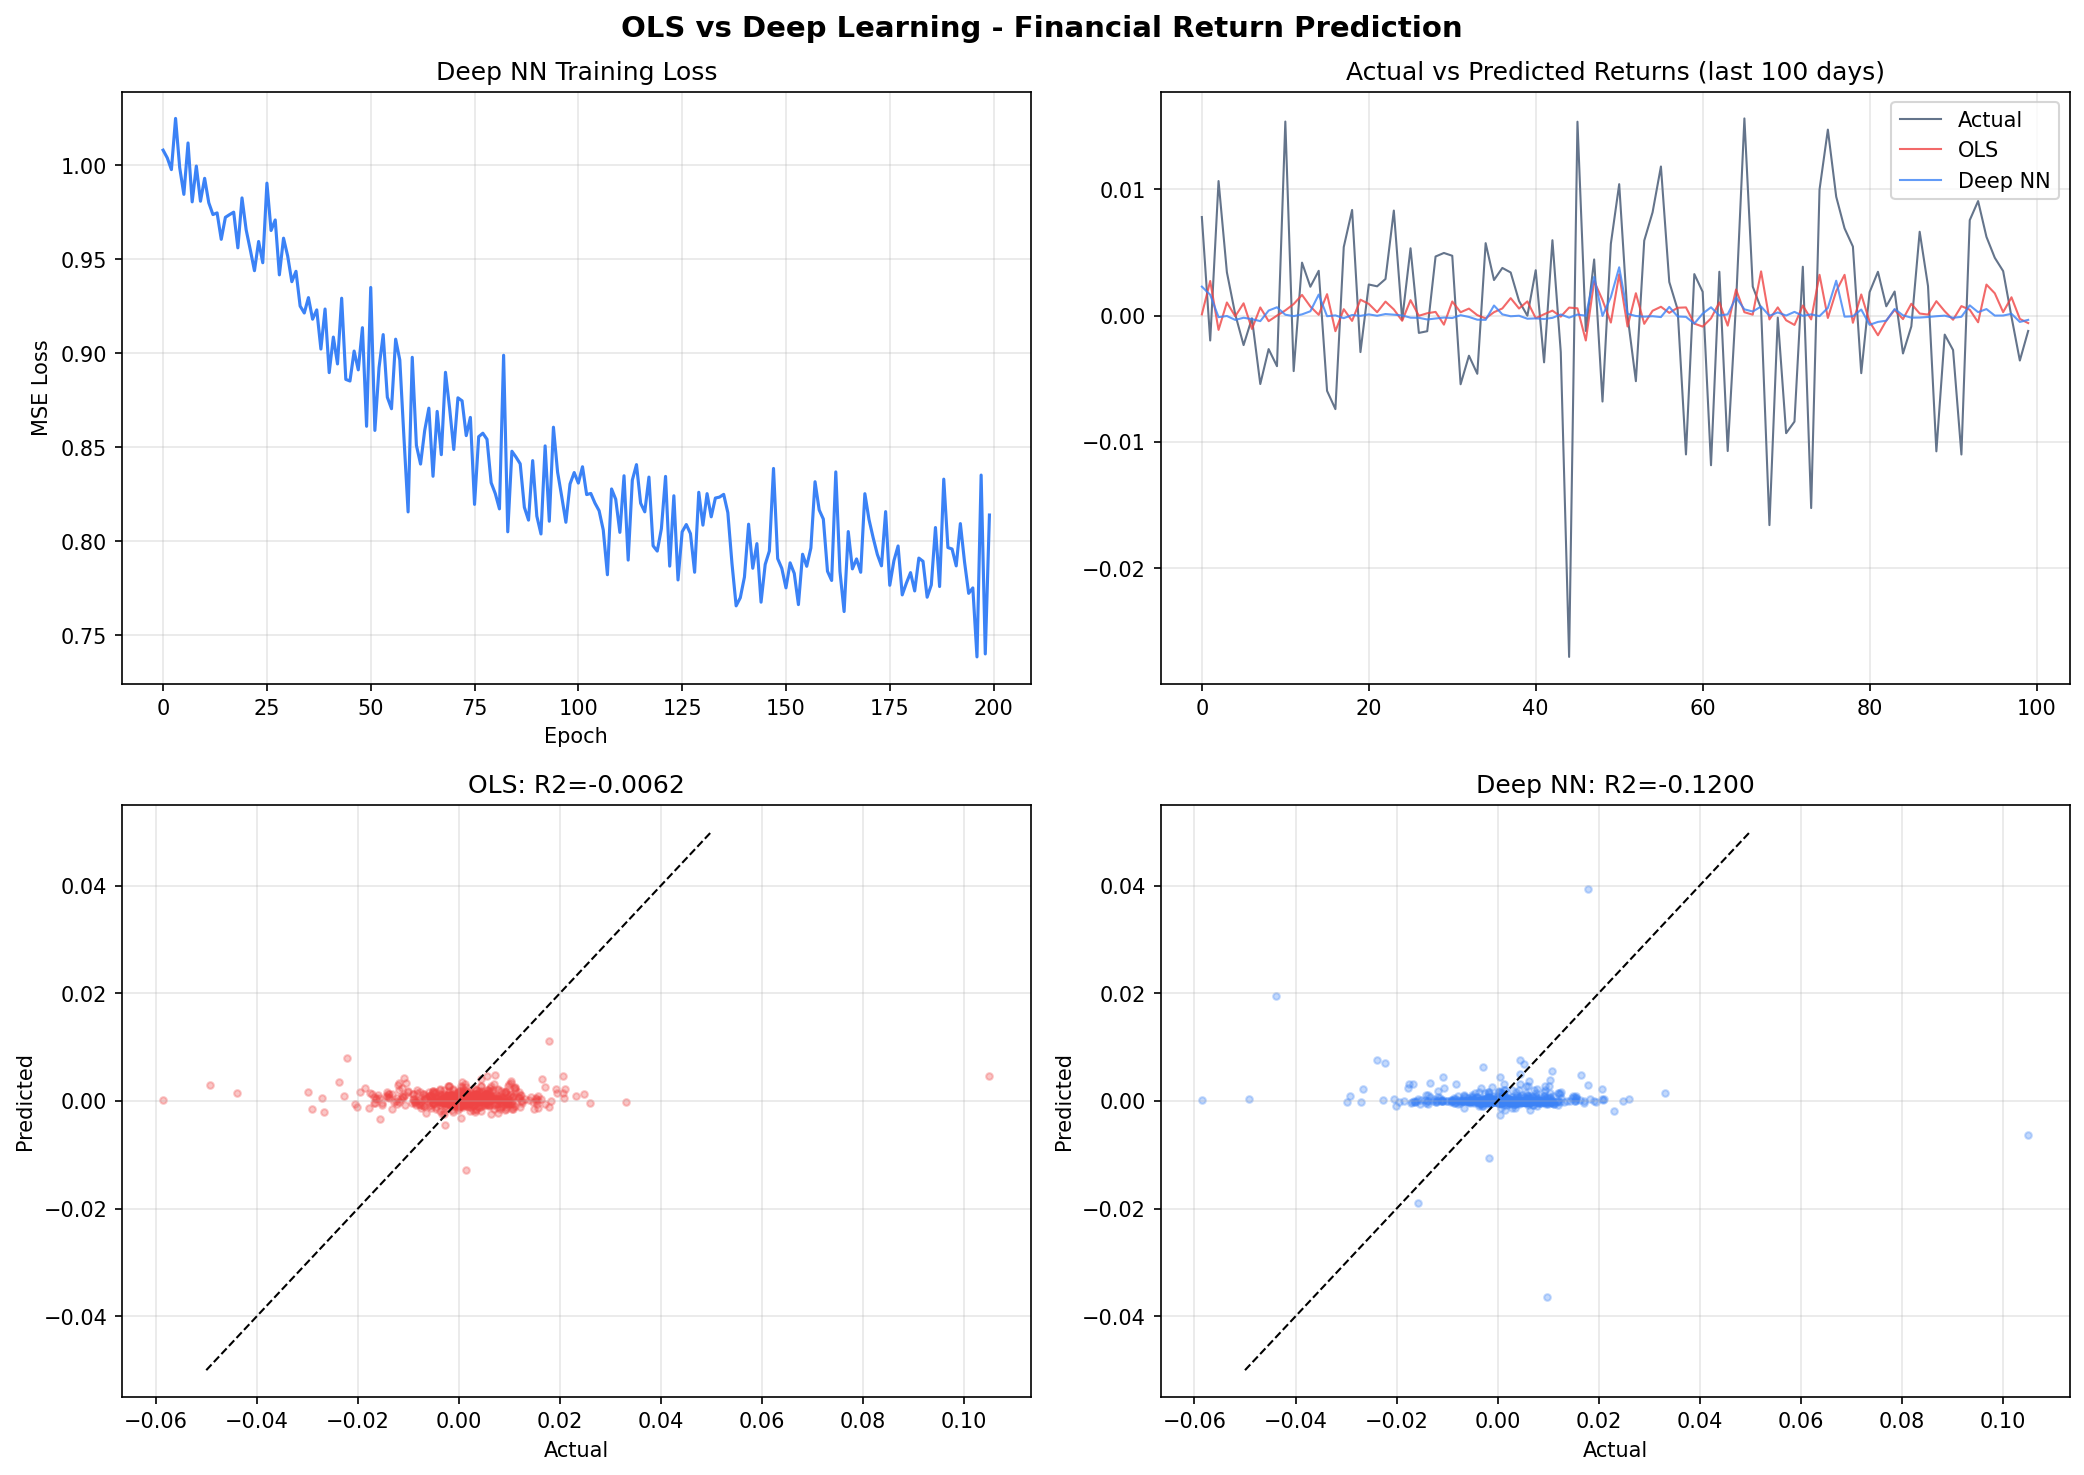

The script that saved this image:
"""
01. OLS vs Deep Learning - The Simplest Comparison
=====================================================
Goal: Show that a simple neural network with 1 layer and linear activation
      is mathematically equivalent to OLS regression.
      Then show how adding layers/nonlinearity improves prediction.

Key Takeaway:
  - OLS: y = X @ beta  (closed-form solution)
  - Neural Net (1 layer, linear): y = X @ W + b  (same thing, learned via gradient descent)
  - Neural Net (deep, nonlinear): y = f(f(f(X)))  (can capture nonlinear patterns)
"""

import numpy as np
import pandas as pd
import yfinance as yf
import matplotlib.pyplot as plt
from sklearn.linear_model import LinearRegression
from sklearn.preprocessing import StandardScaler
from sklearn.metrics import mean_squared_error, r2_score
import torch
import torch.nn as nn
from torch.utils.data import DataLoader, TensorDataset

# ============================================================
# 1. Download Data
# ============================================================
print("=" * 60)
print("Step 1: Downloading SPY data from Yahoo Finance")
print("=" * 60)

df = yf.download("SPY", start="2015-01-01", end="2025-12-31", auto_adjust=True)
df = df[["Close"]].copy()
df.columns = ["Close"]
df["Return"] = df["Close"].pct_change()
df.dropna(inplace=True)

# Create features: lagged returns (past 5 days predict next day return)
for i in range(1, 6):
    df[f"Lag_{i}"] = df["Return"].shift(i)
df.dropna(inplace=True)

# Target: next day return
df["Target"] = df["Return"].shift(-1)
df.dropna(inplace=True)

feature_cols = [f"Lag_{i}" for i in range(1, 6)]
X = df[feature_cols].values
y = df["Target"].values.reshape(-1, 1)

# Train/Test split (80/20, no shuffle for time series)
split = int(len(X) * 0.8)
X_train, X_test = X[:split], X[split:]
y_train, y_test = y[:split], y[split:]

# Standardize
scaler_X = StandardScaler()
scaler_y = StandardScaler()
X_train_s = scaler_X.fit_transform(X_train)
X_test_s = scaler_X.transform(X_test)
y_train_s = scaler_y.fit_transform(y_train)
y_test_s = scaler_y.transform(y_test)

print(f"Training samples: {len(X_train)}, Test samples: {len(X_test)}")
print(f"Features: {feature_cols}")

# ============================================================
# 2. OLS Regression
# ============================================================
print("\n" + "=" * 60)
print("Step 2: OLS Regression (sklearn)")
print("=" * 60)

ols = LinearRegression()
ols.fit(X_train_s, y_train_s)
y_pred_ols = ols.predict(X_test_s)

# Inverse transform
y_pred_ols_orig = scaler_y.inverse_transform(y_pred_ols)
mse_ols = mean_squared_error(y_test, y_pred_ols_orig)
r2_ols = r2_score(y_test, y_pred_ols_orig)

print(f"OLS Coefficients: {ols.coef_.flatten()}")
print(f"OLS Intercept:    {ols.intercept_[0]:.6f}")
print(f"OLS MSE:          {mse_ols:.8f}")
print(f"OLS R2:           {r2_ols:.6f}")

# ============================================================
# 3. Neural Net - Linear (equivalent to OLS)
# ============================================================
print("\n" + "=" * 60)
print("Step 3: Neural Network - LINEAR (should match OLS)")
print("=" * 60)


class LinearNet(nn.Module):
    """Single layer, no activation = same as OLS"""
    def __init__(self, n_features):
        super().__init__()
        self.linear = nn.Linear(n_features, 1)

    def forward(self, x):
        return self.linear(x)


# Convert to tensors
X_train_t = torch.FloatTensor(X_train_s)
y_train_t = torch.FloatTensor(y_train_s)
X_test_t = torch.FloatTensor(X_test_s)

# Train
model_linear = LinearNet(5)
optimizer = torch.optim.Adam(model_linear.parameters(), lr=0.01)
criterion = nn.MSELoss()

for epoch in range(500):
    model_linear.train()
    pred = model_linear(X_train_t)
    loss = criterion(pred, y_train_t)
    optimizer.zero_grad()
    loss.backward()
    optimizer.step()

model_linear.eval()
with torch.no_grad():
    y_pred_lin = model_linear(X_test_t).numpy()

y_pred_lin_orig = scaler_y.inverse_transform(y_pred_lin)
mse_lin = mean_squared_error(y_test, y_pred_lin_orig)
r2_lin = r2_score(y_test, y_pred_lin_orig)

# Show weights (should be close to OLS coefficients)
w = model_linear.linear.weight.data.numpy().flatten()
b = model_linear.linear.bias.data.numpy()[0]
print(f"NN-Linear Weights:   {w}")
print(f"NN-Linear Bias:      {b:.6f}")
print(f"NN-Linear MSE:       {mse_lin:.8f}")
print(f"NN-Linear R2:        {r2_lin:.6f}")
print(f"\nCompare with OLS:    {ols.coef_.flatten()}")
print(">>> Weights should be very similar! <<<")

# ============================================================
# 4. Neural Net - Deep (nonlinear, can capture more patterns)
# ============================================================
print("\n" + "=" * 60)
print("Step 4: Neural Network - DEEP (nonlinear)")
print("=" * 60)


class DeepNet(nn.Module):
    """Multi-layer with ReLU activations"""
    def __init__(self, n_features):
        super().__init__()
        self.net = nn.Sequential(
            nn.Linear(n_features, 32),
            nn.ReLU(),
            nn.Dropout(0.2),
            nn.Linear(32, 16),
            nn.ReLU(),
            nn.Dropout(0.2),
            nn.Linear(16, 8),
            nn.ReLU(),
            nn.Linear(8, 1),
        )

    def forward(self, x):
        return self.net(x)


dataset = TensorDataset(X_train_t, y_train_t)
loader = DataLoader(dataset, batch_size=64, shuffle=True)

model_deep = DeepNet(5)
optimizer = torch.optim.Adam(model_deep.parameters(), lr=0.001)
criterion = nn.MSELoss()

losses = []
for epoch in range(200):
    model_deep.train()
    epoch_loss = 0
    for xb, yb in loader:
        pred = model_deep(xb)
        loss = criterion(pred, yb)
        optimizer.zero_grad()
        loss.backward()
        optimizer.step()
        epoch_loss += loss.item()
    losses.append(epoch_loss / len(loader))
    if (epoch + 1) % 50 == 0:
        print(f"  Epoch {epoch+1}/200, Loss: {losses[-1]:.6f}")

model_deep.eval()
with torch.no_grad():
    y_pred_deep = model_deep(X_test_t).numpy()

y_pred_deep_orig = scaler_y.inverse_transform(y_pred_deep)
mse_deep = mean_squared_error(y_test, y_pred_deep_orig)
r2_deep = r2_score(y_test, y_pred_deep_orig)

print(f"Deep NN MSE:  {mse_deep:.8f}")
print(f"Deep NN R2:   {r2_deep:.6f}")

# ============================================================
# 5. Plot Comparison
# ============================================================
print("\n" + "=" * 60)
print("Step 5: Plotting results")
print("=" * 60)

fig, axes = plt.subplots(2, 2, figsize=(14, 10))
fig.suptitle("OLS vs Deep Learning - Financial Return Prediction", fontsize=14, fontweight="bold")

# (a) Training loss curve
axes[0, 0].plot(losses, color="#3b82f6", linewidth=1.5)
axes[0, 0].set_title("Deep NN Training Loss")
axes[0, 0].set_xlabel("Epoch")
axes[0, 0].set_ylabel("MSE Loss")
axes[0, 0].grid(True, alpha=0.3)

# (b) Actual vs Predicted (last 100 points)
n_show = 100
axes[0, 1].plot(y_test[-n_show:], label="Actual", color="#64748b", linewidth=1)
axes[0, 1].plot(y_pred_ols_orig[-n_show:], label="OLS", color="#ef4444", linewidth=1, alpha=0.8)
axes[0, 1].plot(y_pred_deep_orig[-n_show:], label="Deep NN", color="#3b82f6", linewidth=1, alpha=0.8)
axes[0, 1].set_title("Actual vs Predicted Returns (last 100 days)")
axes[0, 1].legend()
axes[0, 1].grid(True, alpha=0.3)

# (c) Scatter: OLS
axes[1, 0].scatter(y_test, y_pred_ols_orig, alpha=0.3, s=10, color="#ef4444")
axes[1, 0].plot([-0.05, 0.05], [-0.05, 0.05], "k--", linewidth=1)
axes[1, 0].set_title(f"OLS: R2={r2_ols:.4f}")
axes[1, 0].set_xlabel("Actual")
axes[1, 0].set_ylabel("Predicted")
axes[1, 0].grid(True, alpha=0.3)

# (d) Scatter: Deep NN
axes[1, 1].scatter(y_test, y_pred_deep_orig, alpha=0.3, s=10, color="#3b82f6")
axes[1, 1].plot([-0.05, 0.05], [-0.05, 0.05], "k--", linewidth=1)
axes[1, 1].set_title(f"Deep NN: R2={r2_deep:.4f}")
axes[1, 1].set_xlabel("Actual")
axes[1, 1].set_ylabel("Predicted")
axes[1, 1].grid(True, alpha=0.3)

plt.tight_layout()
plt.savefig("/mnt/nas/Class/2026/deeplearning/01_ols_vs_deeplearning.png", dpi=150, bbox_inches="tight")
plt.show()
print("Saved: 01_ols_vs_deeplearning.png")

# ============================================================
# 6. Summary Table
# ============================================================
print("\n" + "=" * 60)
print("SUMMARY")
print("=" * 60)
summary = pd.DataFrame({
    "Model": ["OLS", "NN-Linear (1 layer)", "NN-Deep (3 layers)"],
    "MSE": [mse_ols, mse_lin, mse_deep],
    "R2": [r2_ols, r2_lin, r2_deep],
    "Learnable Params": [
        6,  # 5 weights + 1 bias
        6,  # same
        sum(p.numel() for p in model_deep.parameters()),
    ],
})
print(summary.to_string(index=False))
print("""
KEY INSIGHTS:
1. NN-Linear ~ OLS: Same weights, same performance (both are linear models)
2. Deep NN has more capacity but may not always beat OLS on noisy financial data
3. Financial returns are notoriously hard to predict (low R2 is normal)
4. Deep learning shines when there are nonlinear patterns in the data
""")
